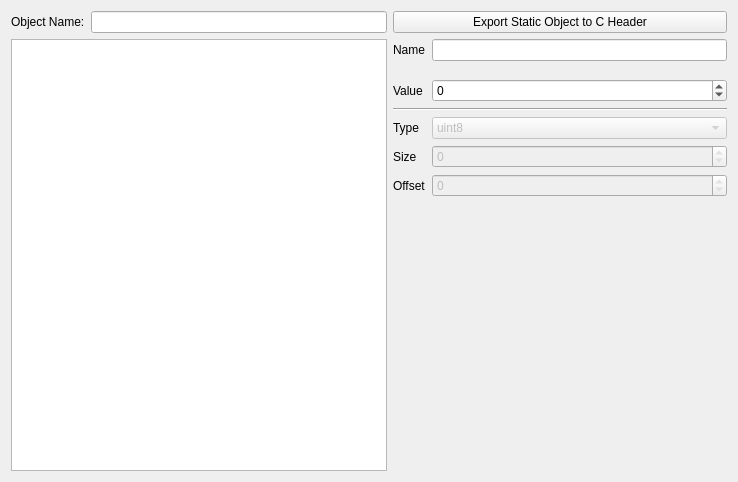
<?xml version="1.0" encoding="UTF-8"?>
<ui version="4.0">
 <class>StaticObjectEditor</class>
 <widget class="QWidget" name="StaticObjectEditor">
  <property name="geometry">
   <rect>
    <x>0</x>
    <y>0</y>
    <width>738</width>
    <height>482</height>
   </rect>
  </property>
  <property name="windowTitle">
   <string>Static Object Editor</string>
  </property>
  <layout class="QGridLayout" name="gridLayout_2">
   <item row="1" column="0">
    <layout class="QGridLayout" name="gridLayout">
     <item row="8" column="2">
      <widget class="QLabel" name="label_3">
       <property name="text">
        <string>Offset</string>
       </property>
      </widget>
     </item>
     <item row="7" column="2">
      <widget class="QLabel" name="label_2">
       <property name="text">
        <string>Size</string>
       </property>
      </widget>
     </item>
     <item row="1" column="3">
      <widget class="QLineEdit" name="arrValName"/>
     </item>
     <item row="1" column="2">
      <widget class="QLabel" name="label_16">
       <property name="text">
        <string>Name</string>
       </property>
      </widget>
     </item>
     <item row="5" column="2" colspan="2">
      <widget class="Line" name="line">
       <property name="orientation">
        <enum>Qt::Horizontal</enum>
       </property>
      </widget>
     </item>
     <item row="8" column="3">
      <widget class="QSpinBox" name="arrOffset">
       <property name="enabled">
        <bool>false</bool>
       </property>
       <property name="readOnly">
        <bool>true</bool>
       </property>
       <property name="maximum">
        <number>2147483647</number>
       </property>
      </widget>
     </item>
     <item row="9" column="3">
      <spacer name="verticalSpacer_8">
       <property name="orientation">
        <enum>Qt::Vertical</enum>
       </property>
       <property name="sizeHint" stdset="0">
        <size>
         <width>20</width>
         <height>261</height>
        </size>
       </property>
      </spacer>
     </item>
     <item row="4" column="3">
      <widget class="QSpinBox" name="arrValue">
       <property name="minimum">
        <number>-2147483647</number>
       </property>
       <property name="maximum">
        <number>2147483647</number>
       </property>
      </widget>
     </item>
     <item row="6" column="2">
      <widget class="QLabel" name="label">
       <property name="text">
        <string>Type</string>
       </property>
      </widget>
     </item>
     <item row="6" column="3">
      <widget class="QComboBox" name="arrType">
       <property name="enabled">
        <bool>false</bool>
       </property>
       <property name="editable">
        <bool>false</bool>
       </property>
       <item>
        <property name="text">
         <string>uint8</string>
        </property>
       </item>
       <item>
        <property name="text">
         <string>uint16</string>
        </property>
       </item>
       <item>
        <property name="text">
         <string>uint32</string>
        </property>
       </item>
       <item>
        <property name="text">
         <string>int8</string>
        </property>
       </item>
       <item>
        <property name="text">
         <string>int16</string>
        </property>
       </item>
       <item>
        <property name="text">
         <string>int32</string>
        </property>
       </item>
       <item>
        <property name="text">
         <string>enum</string>
        </property>
       </item>
       <item>
        <property name="text">
         <string>bool</string>
        </property>
       </item>
       <item>
        <property name="text">
         <string>string</string>
        </property>
       </item>
       <item>
        <property name="text">
         <string>vector2</string>
        </property>
       </item>
       <item>
        <property name="text">
         <string>vector3</string>
        </property>
       </item>
       <item>
        <property name="text">
         <string>colour</string>
        </property>
       </item>
      </widget>
     </item>
     <item row="4" column="2">
      <widget class="QLabel" name="label_18">
       <property name="text">
        <string>Value</string>
       </property>
      </widget>
     </item>
     <item row="7" column="3">
      <widget class="QSpinBox" name="arrSize">
       <property name="enabled">
        <bool>false</bool>
       </property>
       <property name="readOnly">
        <bool>true</bool>
       </property>
       <property name="maximum">
        <number>2147483647</number>
       </property>
      </widget>
     </item>
     <item row="0" column="0">
      <widget class="QLabel" name="label_4">
       <property name="text">
        <string>Object Name:</string>
       </property>
      </widget>
     </item>
     <item row="1" column="0" rowspan="9" colspan="2">
      <widget class="QTreeView" name="arrTree">
       <property name="minimumSize">
        <size>
         <width>0</width>
         <height>0</height>
        </size>
       </property>
       <property name="maximumSize">
        <size>
         <width>16777215</width>
         <height>16777215</height>
        </size>
       </property>
      </widget>
     </item>
     <item row="0" column="1">
      <widget class="QLineEdit" name="objName"/>
     </item>
     <item row="0" column="2" colspan="2">
      <widget class="QPushButton" name="expCHdr">
       <property name="text">
        <string>Export Static Object to C Header</string>
       </property>
      </widget>
     </item>
    </layout>
   </item>
  </layout>
  <action name="actionAboutRetroED">
   <property name="text">
    <string>About RetroED</string>
   </property>
  </action>
  <action name="actionChangeExecutable">
   <property name="text">
    <string>Change executable</string>
   </property>
  </action>
  <action name="actionRunExecutable">
   <property name="text">
    <string>Run executable</string>
   </property>
  </action>
  <action name="actionRSDKUnpacker">
   <property name="text">
    <string>RSDK Unpacker</string>
   </property>
  </action>
  <action name="actionSceneEditor">
   <property name="text">
    <string>Scene Editor</string>
   </property>
  </action>
  <action name="actionScriptEditor">
   <property name="text">
    <string>Script Editor</string>
   </property>
  </action>
  <action name="actionGameconfigEditor">
   <property name="text">
    <string>Gameconfig Editor</string>
   </property>
  </action>
  <action name="actionGFXTool">
   <property name="text">
    <string>GFX Tool</string>
   </property>
  </action>
  <action name="actionRSVExtractor">
   <property name="text">
    <string>RSV Extractor</string>
   </property>
  </action>
  <action name="actionOpen">
   <property name="text">
    <string>Open</string>
   </property>
  </action>
  <action name="actionSave">
   <property name="text">
    <string>Save</string>
   </property>
  </action>
  <action name="actionSaveAs">
   <property name="text">
    <string>Save As</string>
   </property>
  </action>
  <action name="actionNew">
   <property name="text">
    <string>New</string>
   </property>
  </action>
  <action name="actionOpen_2">
   <property name="text">
    <string>Open</string>
   </property>
  </action>
  <action name="actionSave_2">
   <property name="text">
    <string>Save</string>
   </property>
  </action>
  <action name="actionSave_As">
   <property name="text">
    <string>Save As...</string>
   </property>
  </action>
 </widget>
 <resources/>
 <connections/>
</ui>
